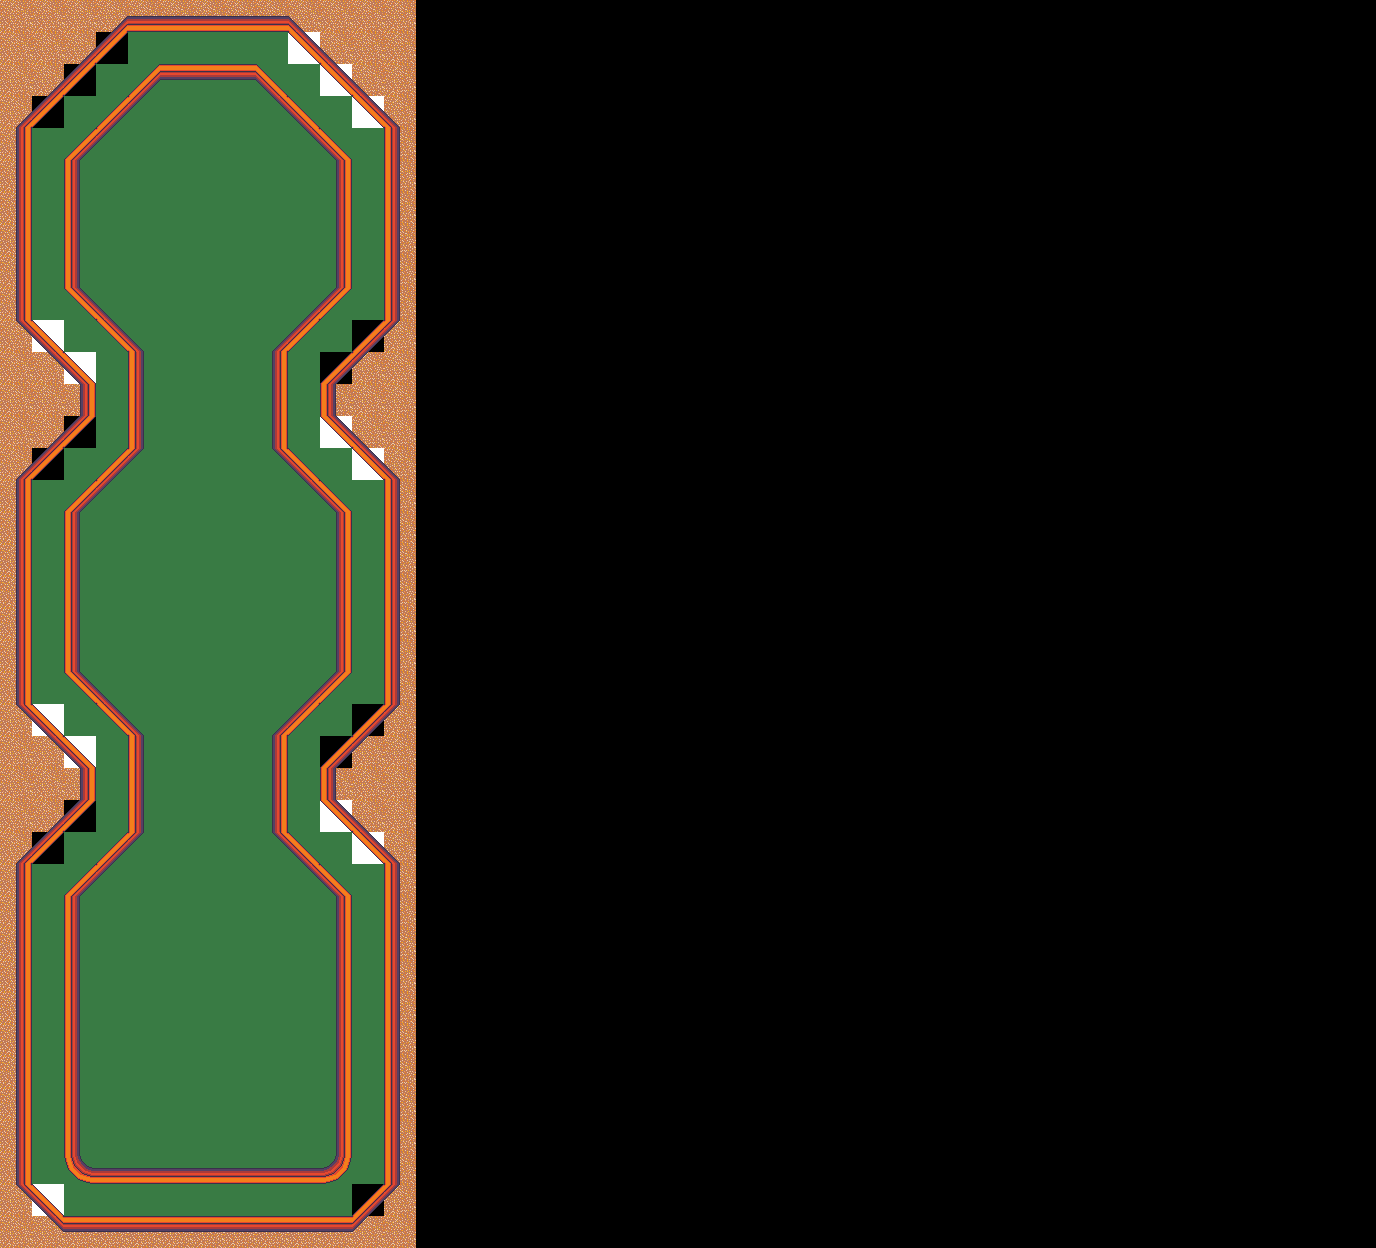

A 2D game scene composited from a Tiled map and its tileset images. What follows is a short description and the map's XML, with each tile layer's data collapsed to a summary:
An orthogonal 43x39 tile map with 32x32 px tiles, 2 tile layers (ground, walls) and 8 objects (3x bumper, tee, hole, tank, turret).

<map version="1.0" tiledversion="1.1.4" orientation="orthogonal" renderorder="right-down" width="43" height="39" tilewidth="32" tileheight="32" infinite="0" nextobjectid="73">
 <properties>
  <property name="name" value="More Bulges" />
  <property name="par" type="int" value="3" />
 </properties>
 <tileset firstgid="1" source="tileset.tsx" />
 <layer name="ground" width="43" height="39">
  <data>[1677 cells, 507 non-empty, 6 distinct tile ids]</data>
 </layer>
 <layer name="walls" width="43" height="39">
  <data>[1677 cells, 216 non-empty, 14 distinct tile ids]</data>
 </layer>
 <objectgroup name="collision" />
 <objectgroup name="objects">
  <object id="8" type="tee" gid="183" x="192" y="1104" width="32" height="32">
   <properties>
    <property name="facing" type="int" value="0" />
   </properties>
  </object>
  <object id="17" type="hole" gid="169" x="192" y="224" width="32" height="32" />
  <object id="37" type="bumper" gid="184" x="256" y="992" width="32" height="32" />
  <object id="38" type="bumper" gid="184" x="128" y="992" width="32" height="32" />
  <object id="48" type="bumper" gid="184" x="192" y="608" width="32" height="32" />
  <object id="67" gid="171" x="192" y="544" width="32" height="32" />
  <object id="68" type="tank" gid="187" x="192" y="288" width="32" height="32">
   <properties>
    <property name="color" value="orange" />
    <property name="facing" type="int" value="180" />
   </properties>
  </object>
  <object id="71" type="turret" gid="170" x="192" y="128" width="32" height="32">
   <properties>
    <property name="facing" type="int" value="180" />
   </properties>
  </object>
 </objectgroup>
</map>
